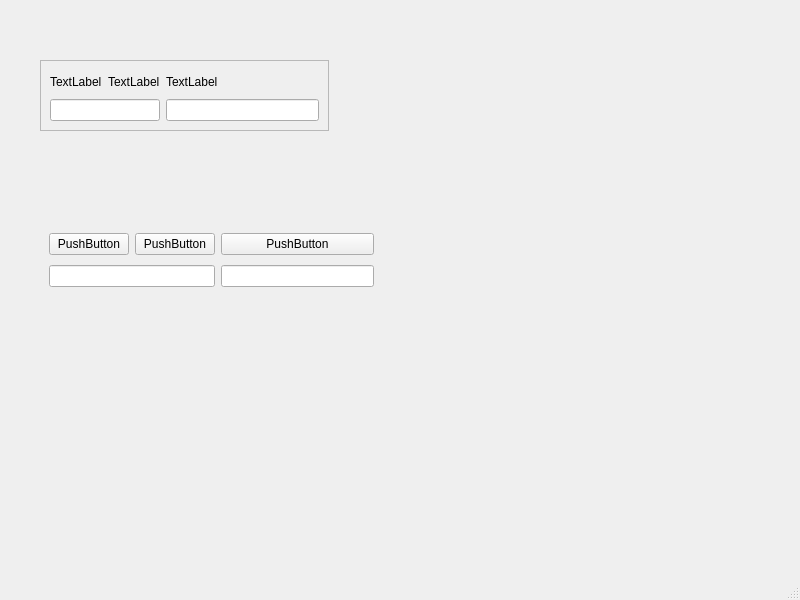
<?xml version="1.0" encoding="UTF-8"?>
<ui version="4.0">
 <class>MainWindow</class>
 <widget class="QMainWindow" name="MainWindow">
  <property name="geometry">
   <rect>
    <x>0</x>
    <y>0</y>
    <width>800</width>
    <height>600</height>
   </rect>
  </property>
  <property name="windowTitle">
   <string>MainWindow</string>
  </property>
  <widget class="QWidget" name="centralwidget">
   <widget class="QFrame" name="frame">
    <property name="geometry">
     <rect>
      <x>40</x>
      <y>60</y>
      <width>289</width>
      <height>71</height>
     </rect>
    </property>
    <property name="frameShape">
     <enum>QFrame::StyledPanel</enum>
    </property>
    <property name="frameShadow">
     <enum>QFrame::Raised</enum>
    </property>
    <layout class="QGridLayout" name="gridLayout">
     <item row="0" column="0">
      <widget class="QLabel" name="label">
       <property name="text">
        <string>TextLabel</string>
       </property>
      </widget>
     </item>
     <item row="0" column="1">
      <widget class="QLabel" name="label_2">
       <property name="text">
        <string>TextLabel</string>
       </property>
      </widget>
     </item>
     <item row="0" column="2">
      <widget class="QLabel" name="label_3">
       <property name="text">
        <string>TextLabel</string>
       </property>
      </widget>
     </item>
     <item row="1" column="0" colspan="2">
      <widget class="QLineEdit" name="lineEdit"/>
     </item>
     <item row="1" column="2">
      <widget class="QLineEdit" name="lineEdit_2"/>
     </item>
    </layout>
   </widget>
   <widget class="QFrame" name="gridFrame">
    <property name="geometry">
     <rect>
      <x>40</x>
      <y>220</y>
      <width>343</width>
      <height>80</height>
     </rect>
    </property>
    <layout class="QGridLayout" name="gridLayout_2">
     <item row="0" column="2">
      <widget class="QPushButton" name="pushButton_3">
       <property name="text">
        <string>PushButton</string>
       </property>
      </widget>
     </item>
     <item row="0" column="1">
      <widget class="QPushButton" name="pushButton_2">
       <property name="text">
        <string>PushButton</string>
       </property>
      </widget>
     </item>
     <item row="0" column="0">
      <widget class="QPushButton" name="pushButton">
       <property name="text">
        <string>PushButton</string>
       </property>
      </widget>
     </item>
     <item row="1" column="0" colspan="2">
      <widget class="QLineEdit" name="lineEdit_3"/>
     </item>
     <item row="1" column="2">
      <widget class="QLineEdit" name="lineEdit_4"/>
     </item>
    </layout>
   </widget>
  </widget>
  <widget class="QMenuBar" name="menubar">
   <property name="geometry">
    <rect>
     <x>0</x>
     <y>0</y>
     <width>800</width>
     <height>22</height>
    </rect>
   </property>
  </widget>
  <widget class="QStatusBar" name="statusbar"/>
 </widget>
 <resources/>
 <connections/>
</ui>
